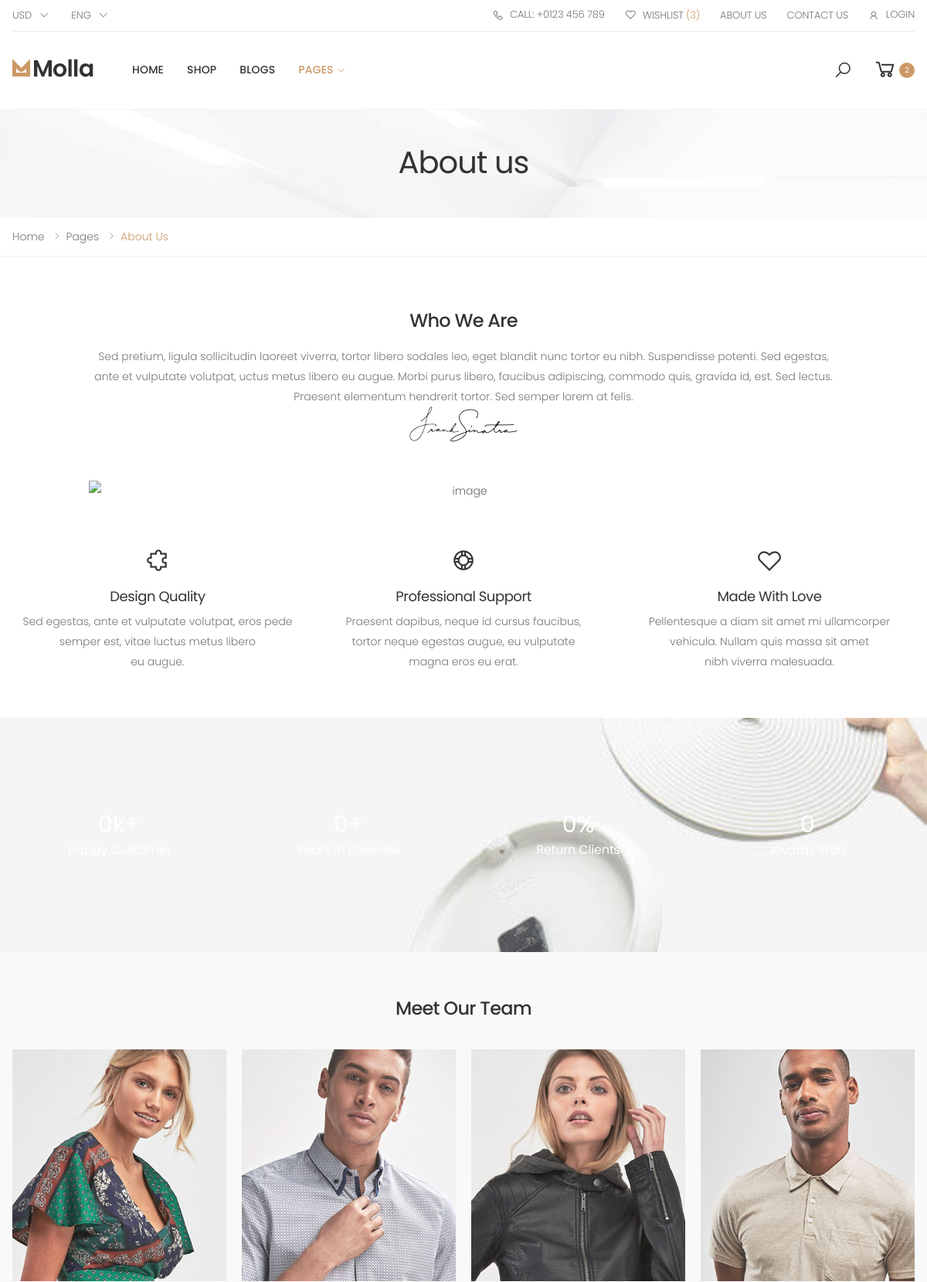
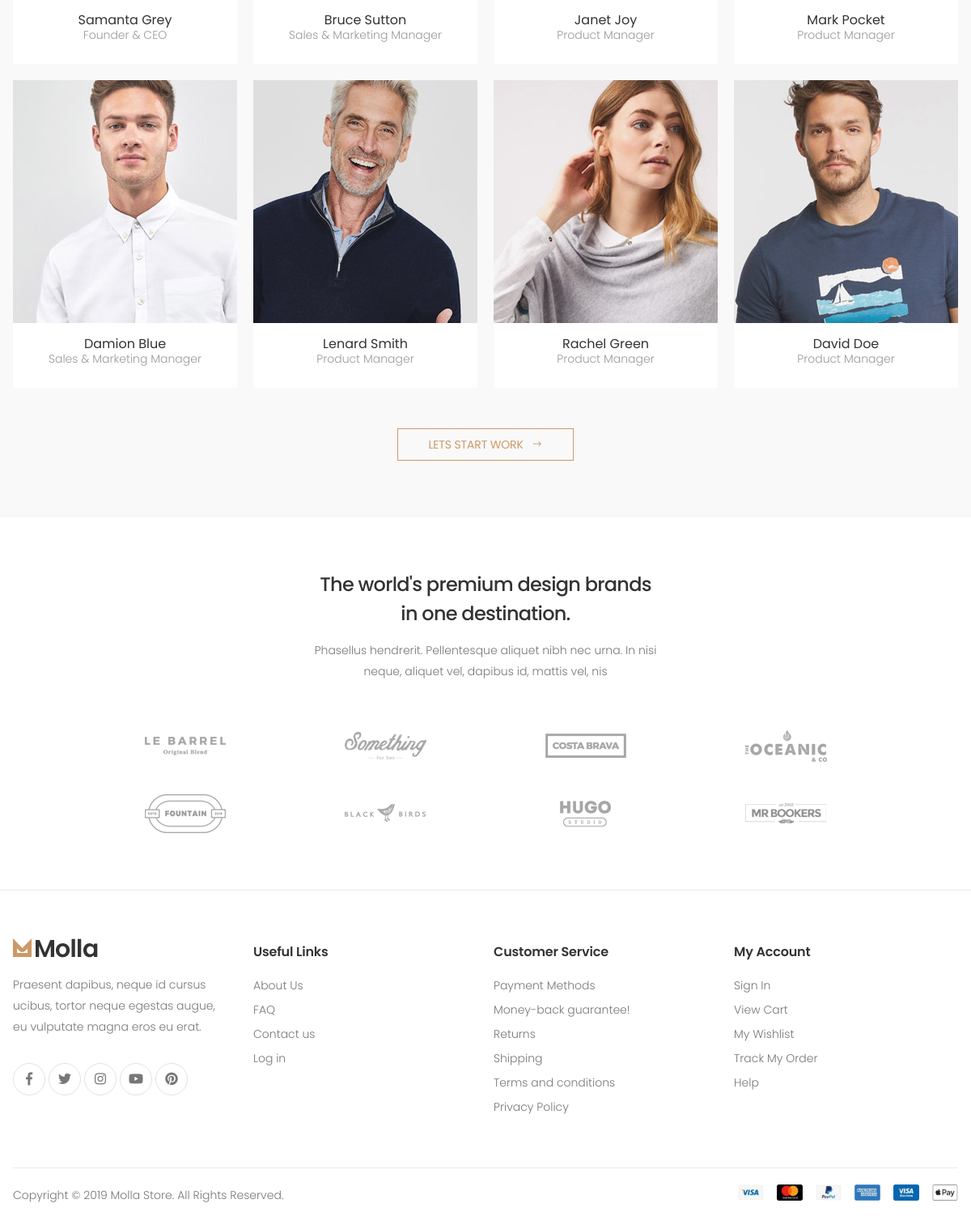
Page /about.php on the committed database (2 pictures, top to bottom).
### tables this page shows
CREATE TABLE `statistics` (
  `id` int(11) NOT NULL,
  `title` varchar(255) DEFAULT NULL,
  `count_value` int(11) DEFAULT NULL,
  `unit` varchar(50) DEFAULT NULL
);

CREATE TABLE `team` (
  `id` int(11) NOT NULL,
  `name` varchar(255) DEFAULT NULL,
  `designation` varchar(255) DEFAULT NULL,
  `photo` varchar(255) DEFAULT NULL,
  `facebook_url` varchar(255) DEFAULT NULL,
  `twitter_url` varchar(255) DEFAULT NULL,
  `instagram_url` varchar(255) DEFAULT NULL
);

CREATE TABLE `brands` (
  `brand_id` int(11) NOT NULL,
  `brand_name` char(50) NOT NULL,
  `image_src` varchar(255) DEFAULT NULL,
  `image_alt` varchar(255) DEFAULT NULL,
  `details` varchar(255) NOT NULL,
  `created_at` timestamp NOT NULL DEFAULT current_timestamp()
);

### about.php (the view, shortened to what this page needs)
<!DOCTYPE html>
<html lang="en">
<head>
    <link rel="stylesheet" href="assets/css/bootstrap.min.css">
    <link rel="stylesheet" href="assets/css/style.css">
</head>
<body></body>
<div class="page-wrapper">
    <?php
    include_once("./components/commonHF/header.php");;
    ?>
    <main class="main">
        <div class="page-header text-center" style="background-image: url('assets/images/page-header-bg.jpg')">
            <div class="container">
                <h1 class="page-title">About us</h1>
            </div>
        </div>
        <nav aria-label="breadcrumb" class="breadcrumb-nav">
            <div class="container">
                <ol class="breadcrumb">
                    <li class="breadcrumb-item"><a href="./">Home</a></li>
                    <li class="breadcrumb-item"><a href="javascript:void(0)">Pages</a></li>
                    <li class="breadcrumb-item"><a href="about" class="<?= substr(basename($_SERVER['PHP_SELF']), 0, -4) == "about" ? "active" : null ?>">About us</a></li>
                </ol>
            </div>
        </nav>
        <div class="page-content pb-3">
            <div class="container">
                <div class="row">
                    <div class="col-lg-10 offset-lg-1">
                        <div class="about-text text-center mt-3">
                            <h2 class="title text-center mb-2">Who We Are</h2>
                            <p>Sed pretium, ligula sollicitudin laoreet viverra, tortor libero sodales leo, eget blandit nunc tortor eu nibh. Suspendisse potenti. Sed egestas, ante et vulputate volutpat, uctus metus libero eu augue. Morbi purus libero, faucibus adipiscing, commodo quis, gravida id, est. Sed lectus. Praesent elementum hendrerit tortor. Sed semper lorem at felis. </p>
                            <img src="assets/images/about/about-2/signature.png" alt="signature" class="mx-auto mb-5">
                            <img src="assets/images/about/about-2/img-1.jpg" alt="image" class="mx-auto mb-6">
                        </div>
                    </div>
                </div>
                <div class="row justify-content-center">
                    <div class="col-lg-4 col-sm-6">
                        <div class="icon-box icon-box-sm text-center">
                            <span class="icon-box-icon">
                                <i class="icon-puzzle-piece"></i>
                            </span>
                            <div class="icon-box-content">
                                <h3 class="icon-box-title">Design Quality</h3>
                                <p>Sed egestas, ante et vulputate volutpat, eros pede semper est, vitae luctus metus libero <br>eu augue.</p>
                            </div>
                        </div>
                    </div>
                    <div class="col-lg-4 col-sm-6">
                        <div class="icon-box icon-box-sm text-center">
                            <span class="icon-box-icon">
                                <i class="icon-life-ring"></i>
                            </span>
                            <div class="icon-box-content">
                                <h3 class="icon-box-title">Professional Support</h3>
                                <p>Praesent dapibus, neque id cursus faucibus, <br>tortor neque egestas augue, eu vulputate <br>magna eros eu erat. </p>
                            </div>
                        </div>
                    </div>
                    <div class="col-lg-4 col-sm-6">
                        <div class="icon-box icon-box-sm text-center">
                            <span class="icon-box-icon">
                                <i class="icon-heart-o"></i>
                            </span>
                            <div class="icon-box-content">
                                <h3 class="icon-box-title">Made With Love</h3>
                                <p>Pellentesque a diam sit amet mi ullamcorper <br>vehicula. Nullam quis massa sit amet <br>nibh viverra malesuada.</p>
                            </div>
                        </div>
                    </div>
                </div>
            </div>
            <?php include_once("./components/about/statistics.php"); ?>
            <?php include_once("./components/about/team.php");
            $query = "SELECT * FROM `brands`";
            $brands = $conn->query($query);
            ?>
            <div class="container">
                <div class="row">
                    <div class="col-lg-10 offset-lg-1">
                        <div class="brands-text text-center mx-auto mb-6">
                            <h2 class="title">The world's premium design brands in one destination.</h2>
                            <p>Phasellus hendrerit. Pellentesque aliquet nibh nec urna. In nisi neque, aliquet vel, dapibus id, mattis vel, nis</p>
                        </div>
                        <div class="brands-display">
                            <div class="row justify-content-center">
                                <?php
                                while ($brand = $brands->fetch_object()) {
                                ?>
                                    <div class="col-6 col-sm-4 col-md-3">
                                        <a href="#" class="brand">
                                            <img src="<?= $brand->image_src ?>" alt="<?= $brand->image_alt ?>">
                                        </a>
                                    </div>
                                <?php
                                }
                                ?>
                            </div>
                        </div>
                    </div>
                </div>
            </div>
        </div>
    </main>
    <?php
    include_once("./components/commonHF/footer.php");
    ?>
    </body>
</html>

### components/commonHF/header.php (shortened to what this page needs)
<header class="header">
    <div class="header-top">
        <div class="container">
            <div class="header-left">
                <div class="header-dropdown">
                    <a href="#">Usd</a>
                </div>
                <div class="header-dropdown">
                    <a href="#">Eng</a>
                </div>
            </div>
            <div class="header-right">
                <ul class="top-menu">
                    <li>
                        <ul>
                            <li><a href="tel:#"><i class="icon-phone"></i>Call: +0123 456 789</a></li>
                            <li><a href="wishlist"><i class="icon-heart-o"></i>Wishlist <span>(3)</span></a></li>
                            <li><a href="about">About Us</a></li>
                            <li><a href="contact">Contact Us</a></li>
                            <?php
                            $pagename = pathinfo($_SERVER['PHP_SELF'], PATHINFO_FILENAME);
                            if ($pagename !== "login") {
                            ?>
                                <li><a href="#signin-modal" data-toggle="modal"><i class="icon-user"></i>Login</a></li>
                            <?php
                            }
                            ?>
                        </ul>
                    </li>
                </ul>
            </div>
        </div>
    </div>
    <div class="header-middle sticky-header">
        <div class="container">
            <div class="header-left">
                <a href="./" class="logo">
                    <img src="assets/images/logo.png" alt="Molla Logo" width="105" height="25">
                </a>
                <nav class="main-nav">
                    <ul class="menu sf-arrows">
                        <li class="<?= $pagename == "./" ? "active" : null ?>">
                            <a href="./" style="padding-right: 0;">Home</a>
                        </li>
                        <li>
                            <a href="category" style="padding-right: 0;">Shop</a>
                        </li>
                        <li class="<?= $pagename == "blog-listing" ? "active" : null ?>">
                            <a href="blog-listing" style="padding-right: 0;">Blogs</a>
                        </li>
                        <li class="<?= ($pagename == "about" || $pagename == "contact" || $pagename == "login" ||  $pagename == "faq") ? "active" : null ?>">
                            <a href="javascript:void(0)" class="sf-with-ul">Pages</a>
                        </li>
                    </ul>
                </nav>
            </div>
            <div class=" header-right">
                <div class="header-search">
                    <a href="#" class="search-toggle" role="button" title="Search"><i class="icon-search"></i></a>
                </div>
                <div class="dropdown cart-dropdown">
                    <a href="cart" class="dropdown-toggle <?= $pagename == "cart" ? "active_cart" : null ?>">
                        <i class="icon-shopping-cart"></i>
                        <span class="cart-count">2</span>
                    </a>
                </div>
            </div>
        </div>
    </div>
</header>

### components/about/statistics.php
<?php
$query = "SELECT * FROM `statistics`";
$statistics_query = $conn->query($query)
?>
<div class="bg-image pt-7 pb-5 pt-md-12 pb-md-9" style="background-image: url(assets/images/backgrounds/bg-4.jpg)">
    <div class="container">
        <div class="row">
            <?php
            while ($row = $statistics_query->fetch_object()) {
            ?>
                <div class="col-6 col-md-3">
                    <div class="count-container text-center">
                        <div class="count-wrapper text-white">
                            <span class="count" data-from="0" data-to="<?= $row->count_value; ?>" data-speed="3000" data-refresh-interval="50">0</span><?= $row->unit; ?>
                        </div>
                        <h3 class="count-title text-white"><?= $row->title; ?></h3>
                    </div>
                </div>
            <?php } ?>
        </div>
    </div>
</div>

### components/about/team.php (shortened to what this page needs)
<?php
$query = "SELECT * FROM `team`";
$team_query = $conn->query($query);
?>
<div class="bg-light-2 pt-6 pb-7 mb-6">
    <div class="container">
        <h2 class="title text-center mb-4">Meet Our Team</h2>
        <div class="row">
            <?php
            while ($row = $team_query->fetch_object()) {
            ?>
                <div class="col-sm-6 col-lg-3">
                    <div class="member member-2 text-center">
                        <figure class="member-media">
                            <img src="<?= $row->photo; ?>" alt="member photo">
                        </figure>
                        <div class="member-content">
                            <h3 class="member-title"><?= $row->name; ?><span><?= $row->designation; ?></span></h3>
                        </div>
                    </div>
                </div>
            <?php  } ?>
        </div>
        <div class="text-center mt-3">
            <a href="blog.html" class="btn btn-sm btn-minwidth-lg btn-outline-primary-2">
                <span>LETS START WORK</span>
                <i class="icon-long-arrow-right"></i>
            </a>
        </div>
    </div>
</div>

### components/commonHF/footer.php (shortened to what this page needs)
<?php
include_once("./db.php");
?>
<footer class="footer">
    <div class="footer-middle">
        <div class="container">
            <div class="row">
                <div class="col-sm-6 col-lg-3">
                    <div class="widget widget-about">
                        <img src="assets/images/logo.png" class="footer-logo" alt="Footer Logo" width="105" height="25">
                        <p>Praesent dapibus, neque id cursus ucibus, tortor neque egestas augue, eu vulputate
                            magna eros eu erat. </p>
                        <?php
                        $social_media_query = $conn->query("SELECT * FROM `social_media`");
                        $exist = $social_media_query->num_rows;
                        if ($exist !== 0 || $exist > 0 || $exist == 1) {
                            $fetch = $social_media_query->fetch_assoc();
                        ?>
                            <div class="social-icons">
                                <a href="<?= $fetch['facebook_link'] ?>" class="social-icon" target="_blank" title="Facebook"><i class="icon-facebook-f"></i></a>
                                <a href="<?= $fetch['twitter_link'] ?>" class="social-icon" target="_blank" title="Twitter"><i class="icon-twitter"></i></a>
                                <a href="<?= $fetch['instagram_link'] ?>" class="social-icon" target="_blank" title="Instagram"><i class="icon-instagram"></i></a>
                                <a href="<?= $fetch['youtube_link'] ?>" class="social-icon" target="_blank" title="Youtube"><i class="icon-youtube"></i></a>
                                <a href="<?= $fetch['pinterest_link'] ?>" class="social-icon" target="_blank" title="Pinterest"><i class="icon-pinterest"></i></a>
                            </div>
                        <?php
                        }
                        ?>
                    </div>
                </div>
                <div class="col-sm-6 col-lg-3">
                    <div class="widget">
                        <h4 class="widget-title">Useful Links</h4>
                        <ul class="widget-list">
                            <li><a href="about">About Us</a></li>
                            <li><a href="faq">FAQ</a></li>
                            <li><a href="contact">Contact us</a></li>
                            <li><a href="login">Log in</a></li>
                        </ul>
                    </div>
                </div>
                <div class="col-sm-6 col-lg-3">
                    <div class="widget">
                        <h4 class="widget-title">Customer Service</h4>
                        <ul class="widget-list">
                            <li><a href="javascript:void(0)">Payment Methods</a></li>
                            <li><a href="javascript:void(0)">Money-back guarantee!</a></li>
                            <li><a href="javascript:void(0)">Returns</a></li>
                            <li><a href="javascript:void(0)">Shipping</a></li>
                            <li><a href="javascript:void(0)">Terms and conditions</a></li>
                            <li><a href="javascript:void(0)">Privacy Policy</a></li>
                        </ul>
                    </div>
                </div>
                <div class="col-sm-6 col-lg-3">
                    <div class="widget">
                        <h4 class="widget-title">My Account</h4>
                        <ul class="widget-list">
                            <li><a href="login">Sign In</a></li>
                            <li><a href="cart">View Cart</a></li>
                            <li><a href="wishlist">My Wishlist</a></li>
                            <li><a href="cart">Track My Order</a></li>
                            <li><a href="contact">Help</a></li>
                        </ul>
                    </div>
                </div>
            </div>
        </div>
    </div>
    <div class="footer-bottom">
        <div class="container">
            <p class="footer-copyright">Copyright © 2019 Molla Store. All Rights Reserved.</p>
            <figure class="footer-payments">
                <img src="assets/images/payments.png" alt="Payment methods" width="272" height="20">
            </figure>
        </div>
    </div>
</footer>
</div>

### about.php (style rules this page uses)
.breadcrumb-item a.active { color: #c96; }

### rows in the picture
statistics: unit "%", title "Return Clients"
team: photo (picture), name "Samanta Grey", designation "Founder & CEO"
team: photo (picture), name "Bruce Sutton", designation "Sales & Marketing Manager"
team: photo (picture), name "Janet Joy", designation "Product Manager"
team: photo (picture), name "Mark Pocket", designation "Product Manager"
team: photo (picture), name "Damion Blue", designation "Sales & Marketing Manager"
team: photo (picture), name "Lenard Smith", designation "Product Manager"
team: photo (picture), name "Rachel Green", designation "Product Manager"
team: photo (picture), name "David Doe", designation "Product Manager"
brands: image_src (picture)
brands: image_src (picture)
brands: image_src (picture)
brands: image_src (picture)
brands: image_src (picture)
brands: image_src (picture)
brands: image_src (picture)
brands: image_src (picture)
